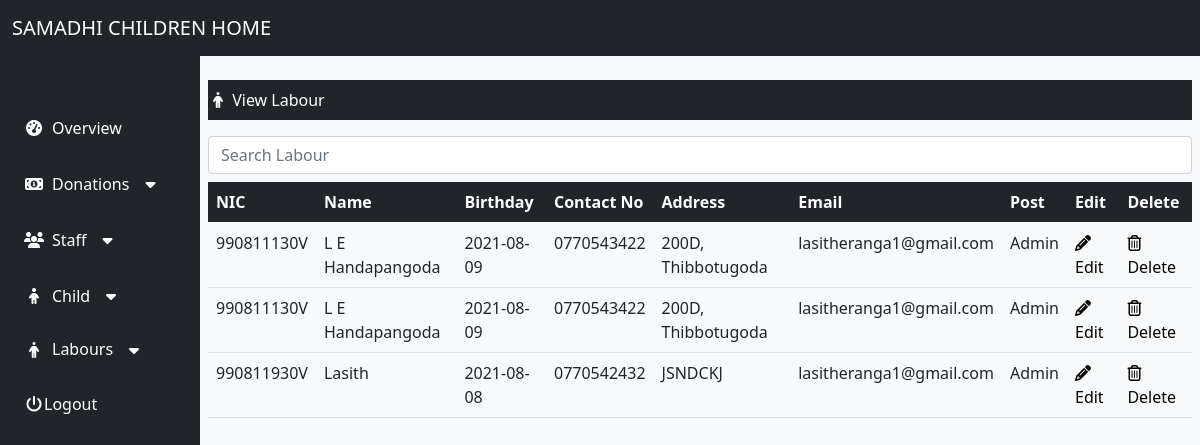
The page /home.php?view_labour (signed in) on the database its author committed.
### tables this page shows
CREATE TABLE `labour_details` (
  `nic` varchar(12) NOT NULL,
  `fname` varchar(50) NOT NULL,
  `lname` varchar(50) NOT NULL,
  `name_initals` varchar(100) NOT NULL,
  `dob` date NOT NULL,
  `gender` varchar(10) NOT NULL,
  `contact_number` char(10) NOT NULL,
  `address` varchar(100) NOT NULL,
  `email` varchar(30) NOT NULL,
  `post` varchar(10) NOT NULL,
  `salary` double NOT NULL
);

### view_labour.php (the view, shortened to what this page needs)
<?php
include("db.php");
$sqlQuery = "SELECT * FROM labour_details ";
$resultSet = mysqli_query($Con, $sqlQuery) or die("database error:" . mysqli_error($Con));
?>
<div class="col-12 py-3"></div>
<div class="col-12 pt-5 px-2">
    <p class="bg-dark py-2 text-white"><i class="fa fa-fw fa-male"></i> View Labour </p>
    <div class="col-sm-12">
        <input type="text" class="form-control mb-2" id="search" placeholder="Search Labour" onkeyup="Search()">
    </div>
</div>
<div class="col-12 d-flex justify-content-center align-content-center ">
    <div class="col-12 px-2 ">
        <table id="data" class="table  table-hover">
            <thead class="table-dark">
                <tr>
                    <th>NIC</th>
                    <th>Name</th>
                    <th>Birthday</th>
                    <th>Contact No</th>
                    <th>Address</th>
                    <th>Email</th>
                    <th>Post</th>
                    <th>Edit</th>
                    <th>Delete</th>
                </tr>
            </thead>
            <tbody class="tb_data">
                <?php while ($list = mysqli_fetch_assoc($resultSet)) { ?>
                    <tr id="<?php echo $list['nic']; ?>">
                        <td><?php echo $list['nic']; ?></td>
                        <td><?php echo $list['name_initals']; ?></td>
                        <td><?php echo $list['dob']; ?></td>
                        <td><?php echo $list['contact_number']; ?></td>
                        <td><?php echo $list['address']; ?></td>
                        <td><?php echo $list['email']; ?></td>
                        <td><?php echo $list['post']; ?></td>
                        <td>
                           <a href="home.php?edit_labour=<?php echo $list['nic']; ?>">
                                <i class="fa fa-pencil"> </i> Edit
                            </a>
                        </td>
                        <td>
                           <a href="home.php?delete_labour=<?php echo $list['nic']; ?>">
                                <i class="fa fa-trash-o"> </i> Delete
                            </a>
                        </td>
                    </tr>
                <?php } ?>
            </tbody>
        </table>
    </div>
</div>

### home.php (shortened to what this page needs)
<!DOCTYPE html>
<html lang="en">
<head>
    <link href="https://cdn.jsdelivr.net/npm/bootstrap@5.1.0/dist/css/bootstrap.min.css" rel="stylesheet">
</head>
<body>
    <?php include("db.php");  ?>
    <?php include("sidebar.php");  ?>
    <div class="col-lg-10 col-12 vh-100 bg-light d-lg-block" style="overflow-y: scroll;">
        <?php
        if (isset($_GET['view_labour'])) {
            include("view_labour.php");
        }
        ?>
    </div>
</body>
</html>

### sidebar.php (shortened to what this page needs)
<nav class="navbar navbar-expand-lg navbar-dark bg-dark fixed-top">
    <div class="container-fluid">
        <a class="navbar-brand text-white" href="#">SAMADHI CHILDREN HOME</a>
    </div>
</nav>
<div class="dashboard d-flex flex-row ">
    <div class="col-lg-2 vh-100 bg-dark d-none d-lg-block" style="overflow-y: scroll;">
        <div class="accordion " id="accordionExample">
            <div class="text-white py-3 px-4" style="margin-top: 100px;" id="overview">
                <i class="fa fa-fw fa-dashboard"></i><span class="ps-2" ><a href="home.php?overview">Overview</a></span>
            </div>
            <div class="accordion-item bg-dark border-0" style="box-shadow: none !important;">
                <button class="ps-4  accordion-button collapsed bg-dark text-white" type="button" data-bs-toggle="collapse" data-bs-target="#collapseTwo" aria-expanded="false" aria-controls="collapseTwo">
                    <i class="fa fa-fw fa-money"></i><span class="ps-2"> Donations</span><i id="arrow" class="fas fa-caret-down text-white ps-3"></i>
                </button>
            </div>
            <div class="accordion-item bg-dark border-0" style="box-shadow: none !important;">
                <p class="accordion-header" id="headingThree">
                    <button class=" ps-4 accordion-button collapsed bg-dark text-white" type="button" data-bs-toggle="collapse" data-bs-target="#collapseThree" aria-expanded="false" aria-controls="collapseThree">
                        <i class="fa fa-fw fa-users"></i><span class="ps-2"> Staff</span><i id="arrow" class="fas fa-caret-down text-white ps-3"></i>
                    </button>
                </p>
            </div>
            <div class="accordion-item bg-dark border-0" style="box-shadow: none !important;">
                <p class="accordion-header" id="headingFour">
                    <button class="ps-4 accordion-button collapsed bg-dark text-white" type="button" data-bs-toggle="collapse" data-bs-target="#collapseFour" aria-expanded="false" aria-controls="collapseFour">
                        <i class="fa fa-fw fa-child"></i><span class="ps-2">Child<span><i id="arrow" class="fas fa-caret-down text-white ps-3"></i>
                    </button>
                </p>
            </div>
            <div class="accordion-item bg-dark border-0" style="box-shadow: none !important;">
                <h2 class="accordion-header" id="headingFive">
                    <button class="ps-4 accordion-button collapsed bg-dark text-white" type="button" data-bs-toggle="collapse" data-bs-target="#collapseFive" aria-expanded="false" aria-controls="collapseFive">
                        <i class="fa fa-fw fa-male"></i><span class="ps-2">Labours </span><i id="arrow" class="fas fa-caret-down text-white ps-3"></i>
                    </button>
                </h2>
            </div>
            <div class="text-white py-3 px-4">
                <i class="fa fa-fw fa-power-off"></i><a href="logout.php">Logout</a></span>
            </div>
        </div>
    </div>

### home.php (style rules this page uses)
a { text-decoration: none; color: white; }
.tb_data a { color: black; }

### rows shown on the page
labour_details: nic "990811130V", name_initals "L E Handapangoda", dob "2021-08-09", contact_number "0770543422", address "200D, Thibbotugoda", email "lasitheranga1@gmail.com", post "Admin"
labour_details: nic "990811130V", name_initals "L E Handapangoda", dob "2021-08-09", contact_number "0770543422", address "200D, Thibbotugoda", email "lasitheranga1@gmail.com", post "Admin"
labour_details: nic "990811930V", name_initals "Lasith", dob "2021-08-08", contact_number "0770542432", address "JSNDCKJ", email "lasitheranga1@gmail.com", post "Admin"
